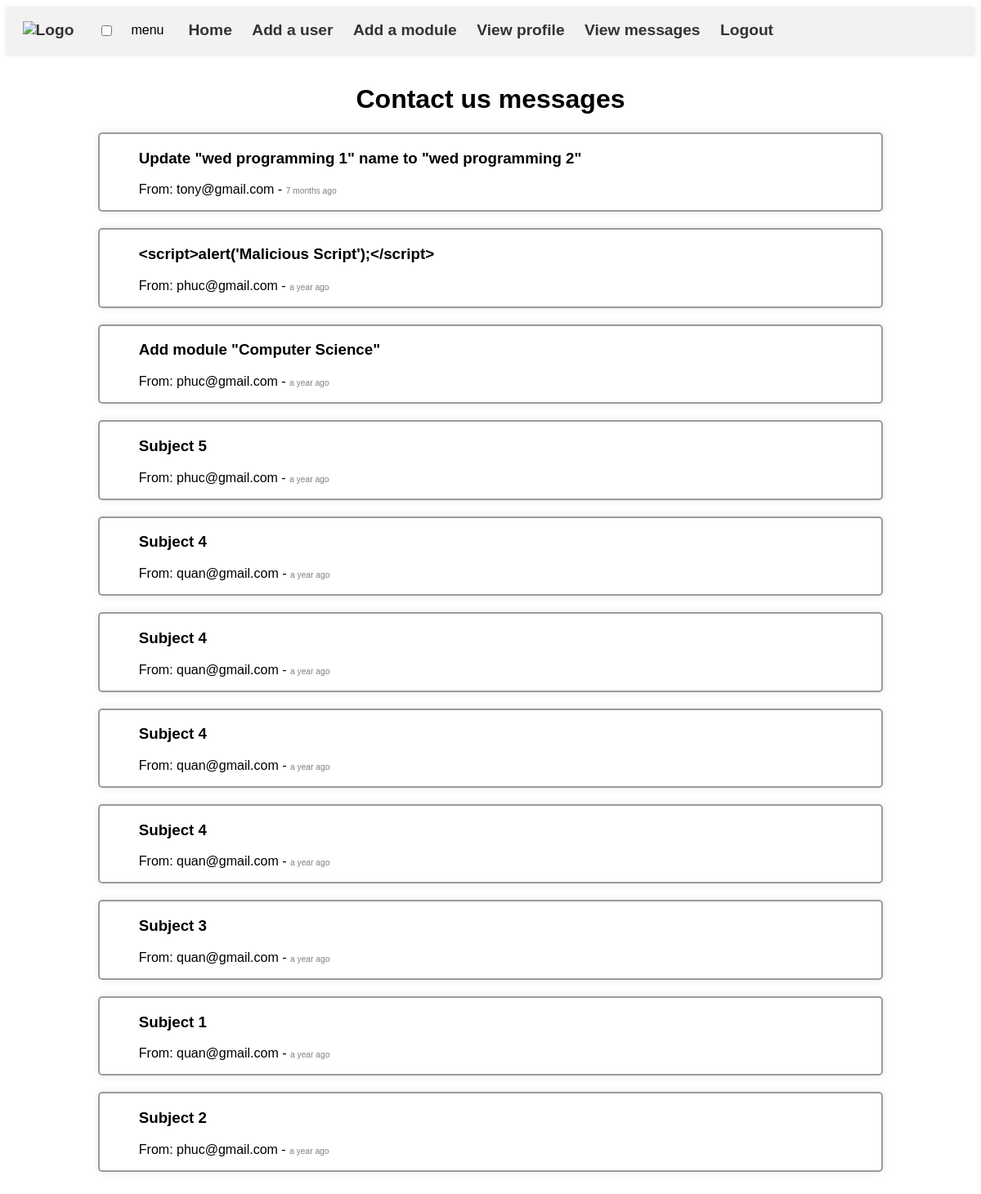
Page /moodle_overflow/controllers/admin/messages.php (signed in) on the committed database.
### tables this page shows
CREATE TABLE `message` (
  `id` int(11) NOT NULL,
  `email_from` varchar(250) NOT NULL,
  `subject` varchar(250) NOT NULL,
  `content` text NOT NULL,
  `createdAt` timestamp NOT NULL DEFAULT current_timestamp()
);

### moodle_overflow/controllers/admin/messages.php (called while the page is built, shortened)
<?php
    try {
        include '../models/message.php';
        $messages = getAllMessages();
        include '../views/admin/messages.html.php';
        $output = ob_get_clean();
    } catch (PDOException $e) {
        $error = 'Database error: ' . $e->getMessage();
    }
    $title = 'Messages';
    include '../views/admin/layout.html.php';
?>

### moodle_overflow/models/message.php (called while the page is built, shortened)
<?php
    function getAllMessages() {
        $sql = 'SELECT * FROM message
                ORDER BY createdAt DESC';
        return $GLOBALS['pdo']->query($sql);
    }
?>

### moodle_overflow/views/admin/messages.html.php (the view, shortened to what this page needs)
<h1>Contact us messages</h1>
<?php foreach ($messages as $message): ?>
    <div class="container">
        <a class="message" href="message.php?id=<?=$message['id']?>">
            <div id='<?=$message['id']?>'>
                <h3><?=htmlspecialchars($message['subject'], ENT_QUOTES, 'UTF-8') ?></h3>
                <p>
                    From: <?=htmlspecialchars($message['email_from'], ENT_QUOTES, 'UTF-8') ?>
                    -
                    <span class="small-details">
                        <span class="creation-time"></span>
                    </span>
                </p>
            </div>
        </a>
    </div>
<?php endforeach; ?>

### moodle_overflow/views/admin/layout.html.php (shortened to what this page needs)
<!DOCTYPE html>
<html lang="en">
<head>
    <link rel="stylesheet" href="https://cdn.jsdelivr.net/npm/picnic">
    <?php if ($title == 'Profile'): ?>
        <link rel="stylesheet" href="../css/style.css">
    <?php else: ?>
        <link rel="stylesheet" href="../../css/style.css">
    <?php endif; ?>
</head>
<body>
    <nav class="header">
        <?php if ($title == 'Profile'): ?>
            <a class="brand" href="../">
                <img class="logo" src="https://moodlecurrent.gre.ac.uk/pluginfile.php/1/core_admin/logocompact/300x300/1698130741/LOGO_REVISION_MASTER%20N%202022%20150.png"
                alt="Logo">
            </a>
        <?php else: ?>
            <a class="brand" href="../../">
                <img class="logo" src="https://moodlecurrent.gre.ac.uk/pluginfile.php/1/core_admin/logocompact/300x300/1698130741/LOGO_REVISION_MASTER%20N%202022%20150.png"
                alt="Logo">
            </a>
        <?php endif; ?>
        <input id="bmenub" type="checkbox" class="show">
        <label for="bmenub" class="burger pseudo button">menu</label>
        <div class="menu">
            <?php if ($title == 'Profile'): ?>
                <a href="../controllers/admin/home.php">Home</a>
                <a href="../controllers/admin/adduser.php">Add a user</a>
                <a href="../controllers/admin/addmodule.php">Add a module</a>
                <a href="../controllers/profile.php">View profile</a>
                <a href="../controllers/admin/messages.php">View messages</a>
                <a href="../controllers/logout.php">Logout</a>
            <?php else: ?>
                <a href="../../controllers/admin/home.php">Home</a>
                <a href="../../controllers/admin/adduser.php">Add a user</a>
                <a href="../../controllers/admin/addmodule.php">Add a module</a>
                <a href="../../controllers/profile.php">View profile</a>
                <a href="../../controllers/admin/messages.php">View messages</a>
                <a href="../../controllers/logout.php">Logout</a>
            <?php endif; ?>
        </div>
    </nav>
    <?php if (isset($error)): ?>
        <?php
            ob_start();
            include '../views/error.html.php';
            $errorContainer = ob_get_clean();
            echo $errorContainer;
        ?>
    <?php else: ?>
        <main class="dynamic-content">
            <?=$output?>
        </main>
    <?php endif; ?>
</body>
</html>

### moodle_overflow/css/style.css (style rules this page uses)
* { font-family: 'Gill Sans', 'Gill Sans MT', Calibri, 'Trebuchet MS', sans-serif; }
.dynamic-content { width: 80vw; margin: auto; padding: 1em 0; }
.container { height: 100%; display: flex; flex-direction: column; justify-content: center; align-items: center; border: 2.5px solid #a09999; border-radius: 5px; margin: 20px auto; box-shadow: 0 0 10px rgba(0, 0, 0, 0.1); text-align: left; }
.header { position: relative; z-index: 9; padding: 0.5em 0.6em; background-color: #f2f2f2; box-shadow: 0 2px 5px rgba(0, 0, 0, 0.1); }
.header { display: flex; gap: 20px; align-items: center; }
nav a { color: #333; text-decoration: none; font-size: 1.2rem; font-weight: bold; padding: 10px; border-radius: 5px; transition: background-color 0.2s ease-in-out; }
.container .post, .container .module, .container .message { text-decoration: none; color: black; text-align: left; width: 90%; }
h2, h1 { text-align: center; }
.small-details { font-size: 80%; }
.creation-time { font-size: 80%; color: grey; }

### rows in the picture
message: subject "Update \"wed programming 1\" name to \"wed programming 2\"", email_from "tony@gmail.com"
message: subject "<script>alert('Malicious Script');</script>", email_from "phuc@gmail.com"
message: subject "Add module \"Computer Science\"", email_from "phuc@gmail.com"
message: subject "Subject 5", email_from "phuc@gmail.com"
message: subject "Subject 4", email_from "quan@gmail.com"
message: subject "Subject 4", email_from "quan@gmail.com"
message: subject "Subject 4", email_from "quan@gmail.com"
message: subject "Subject 4", email_from "quan@gmail.com"
message: subject "Subject 3", email_from "quan@gmail.com"
message: subject "Subject 1", email_from "quan@gmail.com"
message: subject "Subject 2", email_from "phuc@gmail.com"
